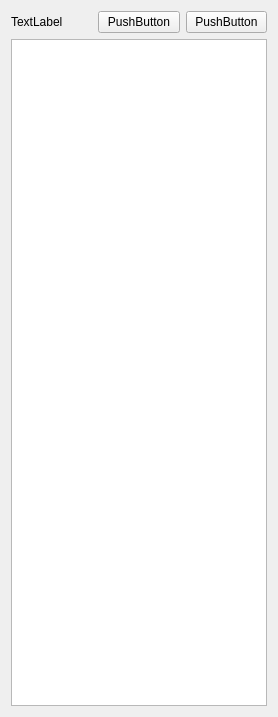
<?xml version="1.0" encoding="UTF-8"?>
<ui version="4.0">
 <class>HWMonitorUIClass</class>
 <widget class="QWidget" name="HWMonitorUIClass">
  <property name="geometry">
   <rect>
    <x>0</x>
    <y>0</y>
    <width>278</width>
    <height>717</height>
   </rect>
  </property>
  <property name="windowTitle">
   <string>HWMonitorUI</string>
  </property>
  <layout class="QVBoxLayout" name="verticalLayout">
   <item>
    <layout class="QHBoxLayout" name="horizontalLayout">
     <item>
      <widget class="QLabel" name="fillLabel">
       <property name="text">
        <string>TextLabel</string>
       </property>
      </widget>
     </item>
     <item>
      <widget class="QPushButton" name="startButton">
       <property name="text">
        <string>PushButton</string>
       </property>
      </widget>
     </item>
     <item>
      <widget class="QPushButton" name="stopButton">
       <property name="text">
        <string>PushButton</string>
       </property>
      </widget>
     </item>
    </layout>
   </item>
   <item>
    <widget class="QListWidget" name="statusContainer"/>
   </item>
  </layout>
 </widget>
 <layoutdefault spacing="6" margin="11"/>
 <resources>
  <include location="HWMonitorUI.qrc"/>
 </resources>
 <connections/>
</ui>
